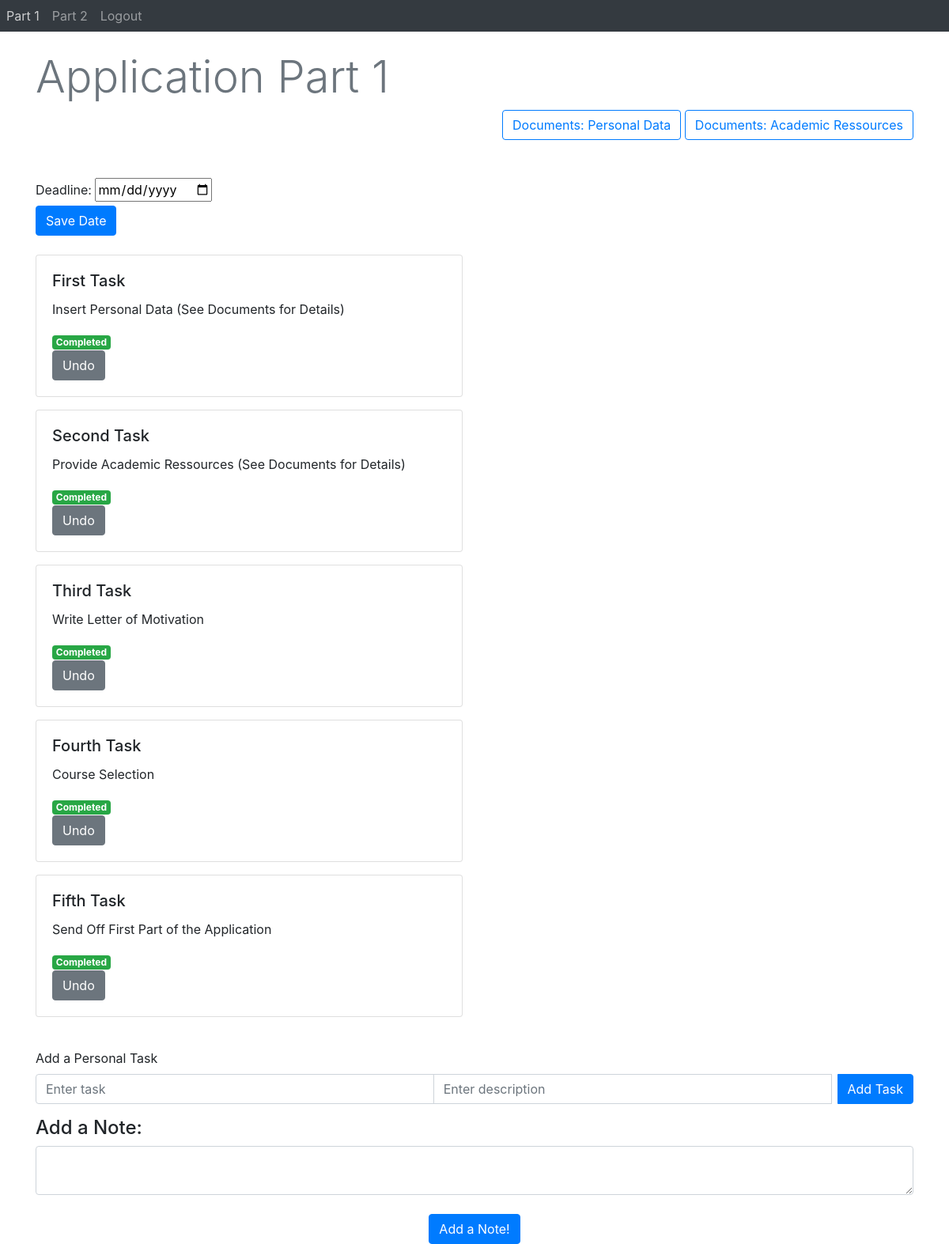
/displayDatePart1/1 (signed in), run on an earlier commit of the app's database.
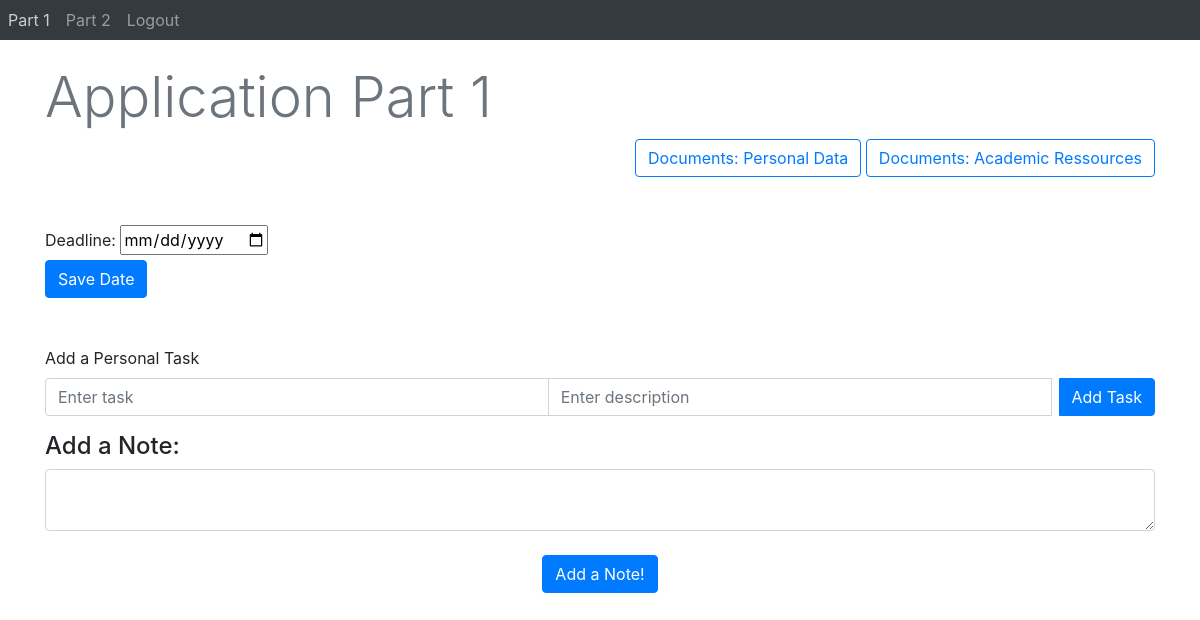
And on a later commit of the database.
### Webapp/models.py (models this page shows)
class Task(db.Model):
    id = db.Column(db.Integer, primary_key=True)
    title = db.Column(db.String(100))
    description = db.Column(db.String(100))
    page_name = db.Column(db.String(50), nullable=False)
    completed = db.Column(db.Boolean, default=False)
    user_id = db.Column(db.Integer, db.ForeignKey('user.id'), nullable=True)

### Webapp/views.py (the view)
@views.route('/displayDatePart1/<date_id>')
def displayDatePart1(date_id):
    date = Date.query.filter_by(id=date_id, page_name='Part 1').first()
    return render_template("applicationPart1.html", user=current_user, date=date)

### Webapp/__init__.py (called while the page is built)
def create_app():
    app = Flask(__name__)
    app.config['SECRET_KEY'] = "Rookie Coders"
    app.config['SQLALCHEMY_DATABASE_URI'] = f'sqlite:///{DB_NAME}'
    db.init_app(app)
    from .views import views
    from .auth import auth
    app.register_blueprint(views, url_prefix='/')
    app.register_blueprint(auth, url_prefix='/')
    from .models import User, Task
    with app.app_context():
        db.create_all()
        tasks = Task.query.all()
        for task in tasks:
           db.session.delete(task)
        db.session.commit()
    login_manager = LoginManager()
    login_manager.login_view = 'auth.login'
    login_manager.init_app(app)
    @login_manager.user_loader
    def load_user(id):
        return User.query.get(int(id))
    return app

### Webapp/templates/applicationPart1.html (shortened to what this page needs)
{% extends "base.html" %} {% block title %}Application Part 1{%endblock %}
{% block content %}
<head>
  <link rel="stylesheet" href="{{ url_for('static', filename='css/custom.css') }}">
</head>
<br>
<h1 class="display-4 text-muted">Application Part 1</h1>
<div class = "text-right">
    <button type="submit" onclick="location.href='http://127.0.0.1:5000/SubTaskPersonalData'"class="btn btn-outline-primary">Documents: Personal Data</button>
    <button type="submit" onclick="location.href='http://127.0.0.1:5000/SubTaskAcademicRessources'"class="btn btn-outline-primary">Documents: Academic Ressources</button>
</div>
<br />
<br />
<form action="/save-datePart1" method = "POST" >
    <label for ="date">Deadline:</label>
    <input type = "date" id = "date" name="date"> </input>
    <br />
    <div align = "left">
        <button type = "submit" class = "btn btn-primary">Save Date</button>
    </div>
</form>
<br>
<div class="row">
  <div class="col-md-6">
    {% for task in user.tasks %}
      {% if task.page_name == 'Part 1' %}
        <div class="card mb-3">
          <div class="card-body">
            <h5 class="card-title">{{ task.title }}</h5>
            <p class="card-text">{{ task.description }}</p>
            {% if task.completed == false %}
              <span class="badge badge-warning">Not completed</span>
            {% else %}
              <span class="badge badge-success">Completed</span>
            {% endif %}
            <div>
              {% if task.completed == false %}
                <button type="button" onClick="location.href='/completeTaskPart1/{{ task.id }}'" class="btn btn-success">Done</button>
              {% else %}
                <button type="button" onClick="location.href='/completeTaskPart1/{{ task.id }}'" class="btn btn-secondary">Undo</button>
              {% endif %}
            </div>
          </div>
        </div>
      {% endif %}
    {% endfor %}
  </div>
</div>
<br>
<form action="/addTaskPart1" method="POST">
  <div class="form-group">
    <label for="title">Add a Personal Task</label>
    <div class="input-group">
      <input type="text" class="form-control" name="title" placeholder="Enter task">
      <input type="text" class="form-control" name="description" placeholder="Enter description">
      <div class="input-group-append">
        <button type="submit" class="btn btn-primary ml-2">Add Task</button>
      </div>
    </div>
  </div>
</form>
<h4> Add a Note: </h4>
<form action ="/addNotePart1" method = "POST" >
    <textarea name = "notePart1" id = "notePart1" class = "form-control"> </textarea>
    <br />
    <div align = "center">
    <button type = "submit" class = "btn btn-primary">Add a Note!</button>
    </div>
</form>
{% endblock %}

What changed in the data, as far as the page shows it:
no longer on this page (row edited): Task: title "First Task", description "Insert Personal Data (See Documents for Details)", completed "Completed"
no longer on this page (row edited): Task: title "Second Task", description "Provide Academic Ressources (See Documents for Details)", completed "Completed"
no longer on this page (row edited): Task: title "Third Task", description "Write Letter of Motivation", completed "Completed"
no longer on this page (row edited): Task: title "Fourth Task", description "Course Selection", completed "Completed"
no longer on this page (row edited): Task: title "Fifth Task", description "Send Off First Part of the Application", completed "Completed"
